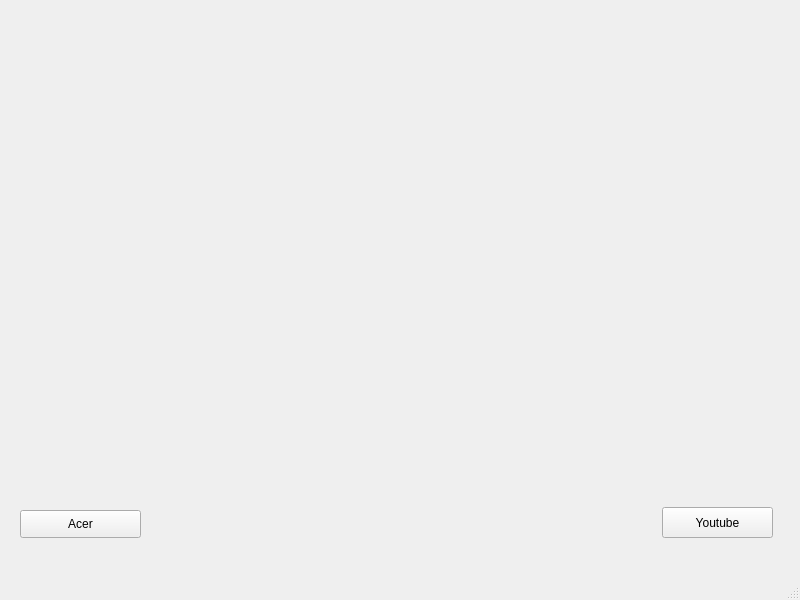
<?xml version="1.0" encoding="UTF-8"?>
<ui version="4.0">
 <class>MainWindow</class>
 <widget class="QMainWindow" name="MainWindow">
  <property name="geometry">
   <rect>
    <x>0</x>
    <y>0</y>
    <width>800</width>
    <height>600</height>
   </rect>
  </property>
  <property name="windowTitle">
   <string>MainWindow</string>
  </property>
  <widget class="QWidget" name="centralwidget">
   <widget class="QLabel" name="label">
    <property name="geometry">
     <rect>
      <x>40</x>
      <y>10</y>
      <width>711</width>
      <height>471</height>
     </rect>
    </property>
    <property name="text">
     <string/>
    </property>
    <property name="pixmap">
     <pixmap>C:/Users/krpre/OneDrive/Pictures/Nitro/Nitro_Wallpaper_01_3840x2400.jpg</pixmap>
    </property>
    <property name="scaledContents">
     <bool>true</bool>
    </property>
   </widget>
   <widget class="QPushButton" name="pushAcer">
    <property name="geometry">
     <rect>
      <x>20</x>
      <y>510</y>
      <width>121</width>
      <height>28</height>
     </rect>
    </property>
    <property name="text">
     <string>Acer</string>
    </property>
   </widget>
   <widget class="QPushButton" name="pushYoutube">
    <property name="geometry">
     <rect>
      <x>662</x>
      <y>507</y>
      <width>111</width>
      <height>31</height>
     </rect>
    </property>
    <property name="text">
     <string>Youtube</string>
    </property>
   </widget>
  </widget>
  <widget class="QMenuBar" name="menubar">
   <property name="geometry">
    <rect>
     <x>0</x>
     <y>0</y>
     <width>800</width>
     <height>26</height>
    </rect>
   </property>
  </widget>
  <widget class="QStatusBar" name="statusbar"/>
 </widget>
 <resources/>
 <connections/>
</ui>
